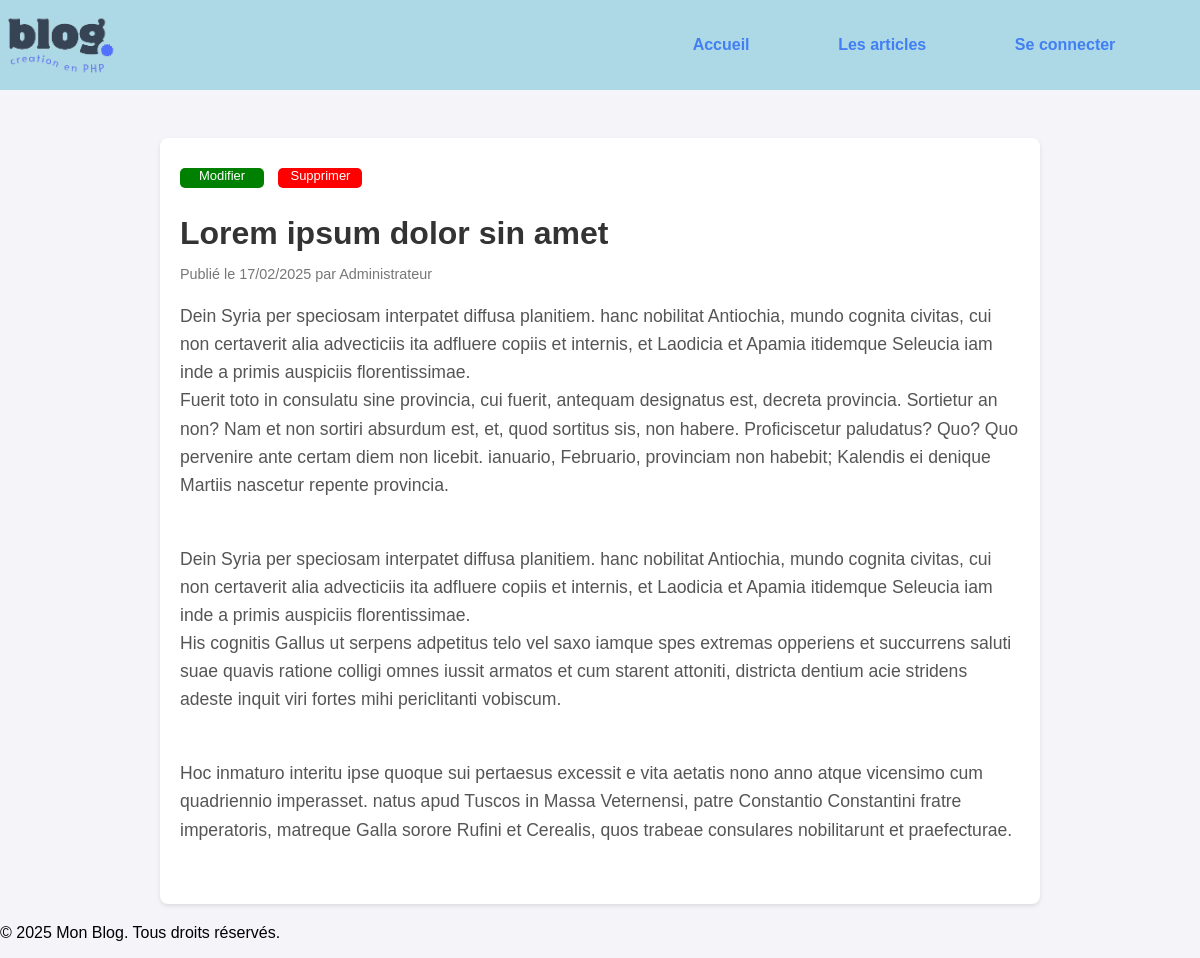
The page /un_article/article.php?id=14 on the database its author committed.
### tables this page shows
CREATE TABLE IF NOT EXISTS `articles` (
  `id_article` int NOT NULL AUTO_INCREMENT,
  `titre` varchar(255) NOT NULL,
  `extrait` varchar(1000) NOT NULL,
  `contenu` text NOT NULL,
  `image` varchar(255) DEFAULT NULL,
  `date_publication` datetime DEFAULT CURRENT_TIMESTAMP,
  `id_categorie` int NOT NULL,
  `id_auteur` int NOT NULL,
  PRIMARY KEY (`id_article`),
  KEY `id_auteur` (`id_auteur`),
  KEY `id_categorie` (`id_categorie`)
);

CREATE TABLE IF NOT EXISTS `utilisateurs` (
  `id_utilisateur` int NOT NULL AUTO_INCREMENT,
  `nom` varchar(100) NOT NULL,
  `prenom` varchar(100) NOT NULL,
  `pseudo` varchar(100) NOT NULL,
  `mot_de_passe` varchar(255) NOT NULL,
  `email` varchar(100) NOT NULL,
  `role` enum('utilisateur','admin') DEFAULT 'utilisateur',
  PRIMARY KEY (`id_utilisateur`),
  UNIQUE KEY `pseudo` (`pseudo`),
  UNIQUE KEY `email` (`email`)
);

### un_article/config_article.php (called while the page is built)
<?php
include '../database/connex_bdd.php';
if (isset($_GET['id'])) {
    $id_article = intval($_GET['id']);
    $sql = "SELECT articles.id_article, articles.titre, articles.extrait, articles.contenu, articles.image, articles.date_publication, utilisateurs.pseudo AS auteur
            FROM articles
            JOIN utilisateurs ON articles.id_auteur = utilisateurs.id_utilisateur
            WHERE articles.id_article = ?";
    $stmt = $connexion->prepare($sql);
    if ($stmt) {
        $stmt->bind_param("i", $id_article);
        $stmt->execute();
        $result = $stmt->get_result();
        if ($result && $result->num_rows > 0) {
            $article = $result->fetch_assoc();
        } else {
            $article = null;
        }
    } else {
        $article = null;
    }
} else {
    $article = null;
}
?>

### un_article/article.php (the view, shortened to what this page needs)
<!DOCTYPE html>
<html lang="fr">
<head>
    <link rel="stylesheet" href="article.css">
</head>
<body>
    <?php require '../includes/header.php'; ?>
    <?php include_once "config_article.php"; ?>
    <main>
        <?php if ($article): ?>
        <article>
            <div>
                <a href="../form_ajout_article/modifier_article.php?id_article=<?php echo htmlspecialchars($article['id_article']); ?>" id="btn-modif-article">Modifier</a>
                <a href="#" onclick="supprimerArticle(<?php echo htmlspecialchars($article['id_article']); ?>)" id="btn-suppr-article">Supprimer</a>
            </div>
            <h2><?php echo ($article['titre'] ?? 'Titre inconnu'); ?></h2>
            <p class="meta">
                Publié le <?php echo date('d/m/Y', strtotime($article['date_publication'] ?? '')); ?> par
                <?php echo htmlspecialchars($article['auteur'] ?? 'Auteur inconnu'); ?>
            </p>
            <div class="contenu-article">
                <?php echo (($article['contenu'] ?? 'Contenu non disponible')); ?>
            </div>
        </article>
        <?php else: ?>
        <p>Article introuvable.</p>
        <?php endif; ?>
    </main>
    <footer>
        <p>&copy; <?php echo date('Y'); ?> Mon Blog. Tous droits réservés.</p>
    </footer>
</body>
</html>

### un_article/article.css (style rules this page uses)
body { font-family: 'Arial', sans-serif; background-color: #f4f4f9; margin: 0; padding: 0; }
main { max-width: 70%; margin: 20px auto; padding: 20px; background-color: #ffffff; box-shadow: 0 2px 4px rgba(0, 0, 0, 0.1); border-radius: 8px; }
article { margin-bottom: 40px; }
h2 { color: #333; font-size: 2em; margin-bottom: 10px; }
.meta { color: #777; font-size: 0.9em; margin-bottom: 20px; }
.contenu-article { color: #555; line-height: 1.6; font-size: 1.1em; }
#btn-modif-article { display: inline-block; margin-top: 10px; padding: 10px 15px; background-color: green; color: #fff; text-decoration: none; border-radius: 5px; transition: background-color 0.3s; width: 10%; height: 20px; font-size: small; text-align: center; padding: 0; margin-right: 10px; border: none; }
#btn-suppr-article { display: inline-block; margin-top: 10px; padding: 10px 15px; background-color: red; color: #fff; text-decoration: none; border-radius: 5px; transition: background-color 0.3s; width: 10%; height: 20px; font-size: small; text-align: center; padding: 0; border: none; }

### includes/header.css (style rules this page uses)
body { margin: 0; }

### rows shown on the page
articles: titre "Lorem ipsum dolor sin amet", date_publication "17/02/2025", utilisateurs.pseudo "Administrateur", contenu "Dein Syria per speciosam interpatet diffusa planitiem. hanc nobilitat Antiochia, mundo cognita civitas, cui non certaverit alia advecticiis ita adfluere copiis et internis, et Laodicia et Apamia itidemque Seleucia iam inde a primis auspiciis florentissimae. Fuerit toto in consulatu sine provincia, cui fuerit, antequam designatus est, decreta provincia. Sortietur an non? Nam et non sortiri absurdum est, et, quod sortitus sis, non habere. Proficiscetur paludatus? Quo? Quo pervenire ante certam diem non licebit. ianuario, Februario, provinciam non habebit; Kalendis ei denique Martiis nascetur repente provincia. Dein Syria per speciosam interpatet diffusa planitiem. hanc nobilitat Antiochia,…"
